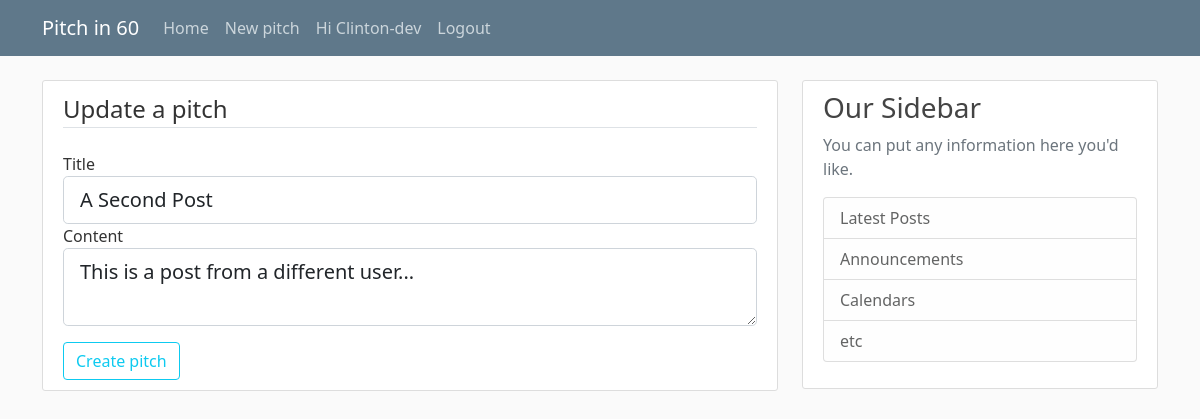
Page /pitch/update/6 (signed in) on the committed database.
### pitch/models.py (models this page shows, shortened)
class User(db.Model, UserMixin):
    id = db.Column(db.Integer, primary_key=True)
    username = db.Column(db.String(20), unique=True, nullable=False)
    email = db.Column(db.String(120), unique=True, nullable=False)
    image_file = db.Column(db.String(20), nullable=False, default='default.png')
    password = db.Column(db.String(60), nullable=False)
    pitches = db.relationship('Pitch', backref='author', lazy=True)

class Pitch(db.Model):
    id = db.Column(db.Integer, primary_key=True)
    title = db.Column(db.String(100), nullable=False)
    date_posted = db.Column(db.DateTime, nullable=False, default=datetime.utcnow)
    content = db.Column(db.Text, nullable=False)
    user_id = db.Column(db.Integer, db.ForeignKey('user.id'), nullable=False)

### pitch/routes.py (the view)
@app.route("/pitch/update/<int:pitch_id>", methods=['POST','GET'])
@login_required
def update_pitch(pitch_id):
    pitch = Pitch.query.get_or_404(pitch_id)
    if current_user != pitch.author:
        abort(403)
    form = PitchForm()
    if form.validate_on_submit():
        pitch.title = form.title.data
        pitch.content = form.content.data
        db.session.commit()
        flash('Pitch updated successfully', 'success')
        return redirect(url_for('pitch', pitch_id=pitch.id))
    elif request.method == 'GET':
        form.title.data = pitch.title
        form.content.data = pitch.content
    return render_template("create_pitch.html", title="Update pitch", form = form, legend="Update a pitch")

### pitch/forms.py
class PitchForm(FlaskForm):
    title = StringField('Title', validators=[DataRequired()])
    content = TextAreaField('Content', validators=[DataRequired()])
    submit = SubmitField('Create pitch')

### pitch/models.py (called while the page is built)
@login_manager.user_loader
def load_user(user_id):
    return User.query.get(int(user_id))

### pitch/templates/create_pitch.html (shortened to what this page needs)
{% extends "layout.html" %}
{% block content %}
<div class="content-section">
    <form action="" method="post" enctype="multipart/form-data">
        <fieldset class="form-group">
            <legend class="border-bottom mb-4">{{ legend }}</legend>
            <div class="form-group">
                {{form.title.label(class="form-control-label")}}
                {% if form.title.errors%}
                    {{form.title(class="form-control form-control-lg is-invalid")}}
                    <div class="invalid-feedback">
                        {% for error in form.title.errors%}
                            <span>{{ error }}</span>
                        {% endfor %}
                    </div>
                {% else %}
                    {{form.title(class="form-control form-control-lg")}}
                {% endif %}
            </div>
            <div class="form-group mb-2">
                {{form.content.label(class="form-control-label")}}
                {% if form.content.errors%}
                    {{form.content(class="form-control form-control-lg is-invalid")}}
                    <div class="invalid-feedback">
                        {% for error in form.content.errors%}
                            <span>{{ error }}</span>
                        {% endfor %}
                    </div>
                {% else %}
                    {{form.content(class="form-control form-control-lg")}}
                {% endif %}
            </div>
        </fieldset>
        <div class="form-group">
            {{ form.submit(class="btn btn-outline-info mt-2")}}
        </div>
    </form>
</div>
{% endblock content %}

### pitch/templates/layout.html (shortened to what this page needs)
<!DOCTYPE html>
<html lang="en">
<head>
    <link href="https://cdn.jsdelivr.net/npm/bootstrap@5.0.2/dist/css/bootstrap.min.css" rel="stylesheet">
    <link rel="stylesheet" href="{{url_for('static', filename='styles.css')}}">
</head>
<body>
    <header class="site-header">
        <nav class="navbar navbar-expand-md navbar-dark bg-steel fixed-top">
          <div class="container">
            <a class="navbar-brand mr-4" href="{{url_for('index')}}">Pitch in 60</a>
            <div class="collapse navbar-collapse" id="navbarToggle">
              <div class="navbar-nav mr-auto">
                <a class="nav-item nav-link" href="{{url_for('index')}}">Home</a>
              </div>
              <div class="navbar-nav">
                {% if current_user.is_authenticated %}
                <a class="nav-item nav-link" href="{{url_for('new_pitch')}}"> New pitch </a>
                  <a class="nav-item nav-link" href="{{url_for('account')}}"> Hi {{ current_user.username }} </a>
                  <a class="nav-item nav-link" href="{{url_for('logout')}}">Logout</a>
                {% else %}
                  <a class="nav-item nav-link" href="{{url_for('login')}}">Login</a>
                  <a class="nav-item nav-link" href="{{url_for('signup')}}">Signup</a>
                {% endif %}
              </div>
            </div>
          </div>
        </nav>
      </header>
      <main role="main" class="container">
        <div class="row">
          <div class="col-md-8">
            {% block content %}{% endblock %}
          </div>
          <div class="col-md-4">
            <div class="content-section">
              <h3>Our Sidebar</h3>
              <p class='text-muted'>You can put any information here you'd like.
                <ul class="list-group">
                  <li class="list-group-item list-group-item-light">Latest Posts</li>
                  <li class="list-group-item list-group-item-light">Announcements</li>
                  <li class="list-group-item list-group-item-light">Calendars</li>
                  <li class="list-group-item list-group-item-light">etc</li>
                </ul>
              </p>
            </div>
          </div>
        </div>
      </main>
</body>
</html>

### pitch/static/styles.css (style rules this page uses)
body { background: #fafafa; color: #333333; margin-top: 5rem; }
h1, h2, h3, h4, h5, h6 { color: #444444; }
.bg-steel { background-color: #5f788a; }
.site-header .navbar-nav .nav-link { color: #cbd5db; }
.content-section { background: #ffffff; padding: 10px 20px; border: 1px solid #dddddd; border-radius: 3px; margin-bottom: 20px; }

### rows in the picture
User: username "Clinton-dev"
Pitch: title "A Second Post", content "This is a post from a different user..."

### other values in the picture
{{ legend }} "Update a pitch"
